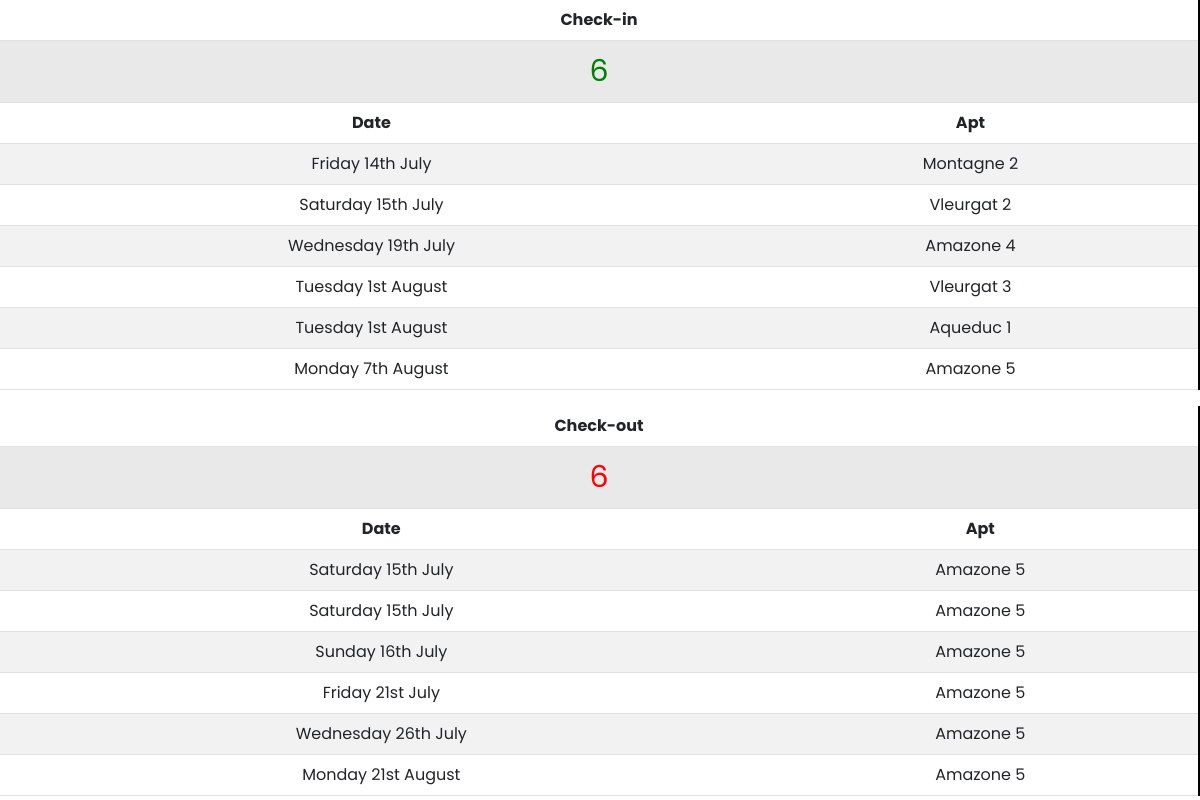
The app's page /test.php (signed in) with its own data.
### tables this page shows
CREATE TABLE `RentalLease` (
  `LeaseID` int(11) NOT NULL,
  `TenantID` int(11) DEFAULT NULL,
  `LeaseName` varchar(255) DEFAULT NULL,
  `StartDate` date DEFAULT NULL,
  `EndDate` date DEFAULT NULL,
  `Rent` int(11) DEFAULT NULL,
  `Deposit` int(11) DEFAULT NULL,
  `ApartmentID` int(11) DEFAULT NULL
);

CREATE TABLE `Apartment` (
  `ApartmentID` int(11) NOT NULL,
  `ApartmentName` varchar(255) DEFAULT NULL
);

### lib/CheckinTable.php (called while the page is built, shortened)
<?php
    $currentDate = date('Y-m-d');
    $nextMonth = date('Y-m-t', strtotime('+1 month'));
    $sqlCheckIn = "SELECT COUNT(*) AS checkInCount FROM RentalLease WHERE StartDate BETWEEN :currentDate AND :nextMonth";
    $stmtCheckIn = $pdo->prepare($sqlCheckIn);
    $stmtCheckIn->bindParam(':currentDate', $currentDate);
    $stmtCheckIn->bindParam(':nextMonth', $nextMonth);
    $stmtCheckIn->execute();
    $checkInCount = $stmtCheckIn->fetchColumn();
    $sqlCheckOut = "SELECT COUNT(*) AS checkOutCount FROM RentalLease WHERE EndDate BETWEEN :currentDate AND :nextMonth";
    $stmtCheckOut = $pdo->prepare($sqlCheckOut);
    $stmtCheckOut->bindParam(':currentDate', $currentDate);
    $stmtCheckOut->bindParam(':nextMonth', $nextMonth);
    $stmtCheckOut->execute();
    $checkOutCount = $stmtCheckOut->fetchColumn();
    $sqlCheckIn = "SELECT ApartmentID, StartDate FROM RentalLease WHERE StartDate BETWEEN :currentDate AND :nextMonth ORDER BY StartDate ASC";
    $stmtCheckIn = $pdo->prepare($sqlCheckIn);
    $stmtCheckIn->bindParam(':currentDate', $currentDate);
    $stmtCheckIn->bindParam(':nextMonth', $nextMonth);
    $stmtCheckIn->execute();
    $checkInRows = $stmtCheckIn->fetchAll(PDO::FETCH_ASSOC);
    $sqlCheckOut = "SELECT ApartmentID, EndDate FROM RentalLease WHERE EndDate BETWEEN :currentDate AND :nextMonth ORDER BY EndDate ASC";
    $stmtCheckOut = $pdo->prepare($sqlCheckOut);
    $stmtCheckOut->bindParam(':currentDate', $currentDate);
    $stmtCheckOut->bindParam(':nextMonth', $nextMonth);
    $stmtCheckOut->execute();
    $checkOutRows = $stmtCheckOut->fetchAll(PDO::FETCH_ASSOC);
    ?>

### test.php (the view, shortened to what this page needs)
<?php
    $pdo = new PDO('mysql:dbname=edouardburel_charleshome;host=mysql-edouardburel.alwaysdata.net', '302132_chome', 'Charleshome1');
    $pdo->setAttribute(PDO::ATTR_EMULATE_PREPARES, false);
    $pdo->setAttribute(PDO::ATTR_ERRMODE, PDO::ERRMODE_EXCEPTION);
    require_once('lib/CheckinTable.php');
?>
<!DOCTYPE html>
<html lang="en">
<head>
    <link rel="stylesheet" href="https://cdnjs.cloudflare.com/ajax/libs/font-awesome/6.4.0/css/all.min.css" />
    <link href="https://cdn.jsdelivr.net/npm/bootstrap@5.3.0/dist/css/bootstrap.min.css" rel="stylesheet">
    <link rel="stylesheet" href="css/style.css">
</head>
<body>
<table class="table table-striped" style="border-collapse: collapse;">
    <thead>
        <tr>
            <th colspan="2" style="text-align: center; border-right: 2px solid black;">Check-in</th>
        </tr>
    </thead>
    <tbody>
        <tr>
            <td scope="row" colspan="2" style="color: green; font-size: 30px; text-align: center; background-color: #F5F5F5; border-right: 2px solid black;"><?php echo $checkInCount; ?></td>
        </tr>
    </tbody>
    <thead>
        <tr>
            <th style="text-align: center;">Date</th>
            <th style="text-align: center;border-right: 2px solid black;">Apt</th>
        </tr>
    </thead>
    <tbody>
        <?php foreach ($checkInRows as $row): ?>
        <tr>
            <td style="text-align: center;"><?php echo date('l jS F', strtotime($row['StartDate'])); ?></td>
            <td style="text-align: center; border-right: 2px solid black;">
            <?php
                $apartmentId = $row['ApartmentID'];
                $query = "SELECT ApartmentName FROM Apartment WHERE ApartmentID = ?";
                $statement = $pdo->prepare($query);
                $statement->execute([$apartmentId]);
                $apartmentResult = $statement->fetch(PDO::FETCH_ASSOC);
                if ($apartmentResult) {
                    echo $apartmentResult['ApartmentName'];
                }
            ?>
            </td>
        <?php endforeach; ?>
        </tr>
    </tbody>
</table>
<table class="table table-striped" style="border-collapse: collapse;">
    <thead>
        <tr>
            <th colspan="2" style="text-align: center; border-right: 2px solid black;">Check-out</th>
        </tr>
    </thead>
    <tbody>
        <tr>
            <td scope="row" colspan="2" style="color: red; font-size: 30px; text-align: center; background-color: #F5F5F5; border-right: 2px solid black;"><?php echo $checkOutCount; ?></td>
        </tr>
    </tbody>
    <thead>
        <tr>
            <th style="text-align: center;">Date</th>
            <th style="text-align: center;border-right: 2px solid black;">Apt</th>
        </tr>
    </thead>
    <tbody>
        <?php foreach ($checkOutRows as $checkoutRow): ?>
        <tr>
            <td style="text-align: center;"><?php echo date('l jS F', strtotime($checkoutRow['EndDate'])); ?></td>
            <td style="text-align: center; border-right: 2px solid black;">
            <?php
                $apartmentId = $row['ApartmentID'];
                $query = "SELECT ApartmentName FROM Apartment WHERE ApartmentID = ?";
                $statement = $pdo->prepare($query);
                $statement->execute([$apartmentId]);
                $apartmentResult = $statement->fetch(PDO::FETCH_ASSOC);
                if ($apartmentResult) {
                    echo $apartmentResult['ApartmentName'];
                }
            ?>
            </td>
        <?php endforeach; ?>
        </tr>
    </tbody>
</table>
</body>
</html>

### css/style.css (style rules this page uses)
* { margin: 0; padding: 0; box-sizing: border-box; font-family: 'Poppins', sans-serif; }
:root { --primary-color: #0e4bf1; --panel-color: #fff; --text-color: #000; --black-light-color: #707070; --border-color: #e6e5e5; --toggle-color: #DDD; --box1-color: #4DA3FF; --box2-color: #FFE6AC; --box3-color: #E7D1FC; --title-icon-color: #fff; --trans-05: all 0.5s ease; --trans-03: all 0.3s ease; --trans-02: all 0.2s ease; }
body { min-height: 100vh; }

### records on screen
rentallease: StartDate "Friday 14th July", ApartmentID.ApartmentName "Montagne 2"
rentallease: StartDate "Saturday 15th July", ApartmentID.ApartmentName "Vleurgat 2"
rentallease: StartDate "Wednesday 19th July", ApartmentID.ApartmentName "Amazone 4"
rentallease: StartDate "Tuesday 1st August", ApartmentID.ApartmentName "Vleurgat 3"
rentallease: StartDate "Tuesday 1st August", ApartmentID.ApartmentName "Aqueduc 1"
rentallease: StartDate "Monday 7th August", ApartmentID.ApartmentName "Amazone 5"
rentallease: EndDate "Saturday 15th July", apartment.ApartmentName "Amazone 5"
rentallease: EndDate "Saturday 15th July", apartment.ApartmentName "Amazone 5"
rentallease: EndDate "Sunday 16th July", apartment.ApartmentName "Amazone 5"
rentallease: EndDate "Friday 21st July", apartment.ApartmentName "Amazone 5"
rentallease: EndDate "Wednesday 26th July", apartment.ApartmentName "Amazone 5"
rentallease: EndDate "Monday 21st August", apartment.ApartmentName "Amazone 5"

### other values on screen
$checkInCount "6"
$checkOutCount "6"
